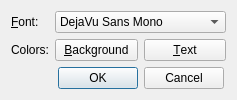
<?xml version="1.0" encoding="UTF-8"?>
<ui version="4.0">
 <class>LocalServerOutputSettingsDialog</class>
 <widget class="QDialog" name="LocalServerOutputSettingsDialog">
  <property name="windowModality">
   <enum>Qt::WindowModal</enum>
  </property>
  <property name="geometry">
   <rect>
    <x>0</x>
    <y>0</y>
    <width>269</width>
    <height>103</height>
   </rect>
  </property>
  <property name="windowTitle">
   <string>Settings</string>
  </property>
  <layout class="QFormLayout" name="formLayout">
   <property name="sizeConstraint">
    <enum>QLayout::SetFixedSize</enum>
   </property>
   <item row="0" column="0">
    <widget class="QLabel" name="label">
     <property name="text">
      <string>&amp;Font:</string>
     </property>
     <property name="buddy">
      <cstring>fontComboBox</cstring>
     </property>
    </widget>
   </item>
   <item row="0" column="1">
    <widget class="QFontComboBox" name="fontComboBox">
     <property name="toolTip">
      <string>Choose the text font</string>
     </property>
     <property name="editable">
      <bool>false</bool>
     </property>
     <property name="fontFilters">
      <set>QFontComboBox::MonospacedFonts</set>
     </property>
     <property name="currentFont">
      <font>
       <family>Andale Mono</family>
      </font>
     </property>
    </widget>
   </item>
   <item row="2" column="0">
    <widget class="QLabel" name="label_2">
     <property name="text">
      <string>Colors:</string>
     </property>
    </widget>
   </item>
   <item row="2" column="1">
    <layout class="QHBoxLayout" name="horizontalLayout" stretch="1,1">
     <item>
      <widget class="ColorPickButton" name="backgroundColor">
       <property name="toolTip">
        <string>Choose the background color</string>
       </property>
       <property name="text">
        <string>&amp;Background</string>
       </property>
       <property name="chosenColor" stdset="0">
        <color>
         <red>0</red>
         <green>0</green>
         <blue>0</blue>
        </color>
       </property>
      </widget>
     </item>
     <item>
      <widget class="ColorPickButton" name="textColor">
       <property name="toolTip">
        <string>Choose the text color</string>
       </property>
       <property name="text">
        <string>&amp;Text</string>
       </property>
       <property name="chosenColor" stdset="0">
        <color>
         <red>0</red>
         <green>192</green>
         <blue>0</blue>
        </color>
       </property>
      </widget>
     </item>
    </layout>
   </item>
   <item row="3" column="1">
    <widget class="QDialogButtonBox" name="buttonBox">
     <property name="orientation">
      <enum>Qt::Horizontal</enum>
     </property>
     <property name="standardButtons">
      <set>QDialogButtonBox::Cancel|QDialogButtonBox::Ok</set>
     </property>
     <property name="centerButtons">
      <bool>true</bool>
     </property>
    </widget>
   </item>
  </layout>
 </widget>
 <customwidgets>
  <customwidget>
   <class>ColorPickButton</class>
   <extends>QPushButton</extends>
   <header>colorpickbutton.h</header>
  </customwidget>
 </customwidgets>
 <tabstops>
  <tabstop>fontComboBox</tabstop>
  <tabstop>backgroundColor</tabstop>
  <tabstop>textColor</tabstop>
  <tabstop>buttonBox</tabstop>
 </tabstops>
 <resources/>
 <connections>
  <connection>
   <sender>buttonBox</sender>
   <signal>accepted()</signal>
   <receiver>LocalServerOutputSettingsDialog</receiver>
   <slot>accept()</slot>
   <hints>
    <hint type="sourcelabel">
     <x>248</x>
     <y>254</y>
    </hint>
    <hint type="destinationlabel">
     <x>157</x>
     <y>274</y>
    </hint>
   </hints>
  </connection>
  <connection>
   <sender>buttonBox</sender>
   <signal>rejected()</signal>
   <receiver>LocalServerOutputSettingsDialog</receiver>
   <slot>reject()</slot>
   <hints>
    <hint type="sourcelabel">
     <x>316</x>
     <y>260</y>
    </hint>
    <hint type="destinationlabel">
     <x>286</x>
     <y>274</y>
    </hint>
   </hints>
  </connection>
 </connections>
</ui>
